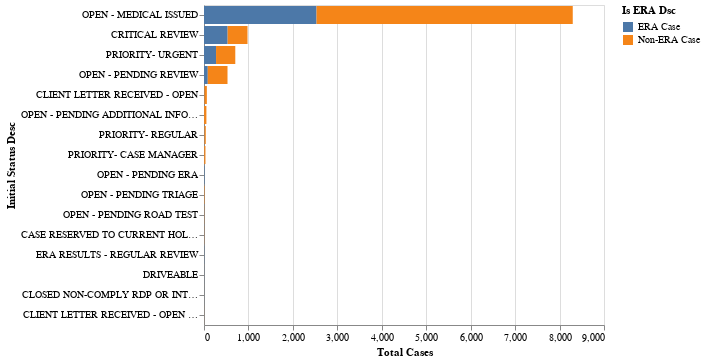

The notebook cell saved with this chart:
### Code cell
##hide_input


aggregation = {
    'Case Count': ('STATUS_COUNT','size'),
    'Total Status Change Count': ('STATUS_COUNT','sum')
}
case_summary_data_by_status_type = cases2018_df.groupby(['Is ERA Dsc','Initial Status Desc']) \
.agg(** aggregation).reset_index()

print(f"Total Case Count: {case_summary_data_by_status_type['Case Count'].sum():,.0f}" )
print(f"Total Status Change Count: {case_summary_data_by_status_type['Total Status Change Count'].sum():,.0f}" )

bar1 = alt.Chart(case_summary_data_by_status_type).mark_bar().encode(
    alt.X('sum(Case Count):Q', title="Total Cases"),
#    y= 'Initial Status Desc',
    y= alt.Y('Initial Status Desc',
        sort=alt.EncodingSortField(
            field="Case Count", op="sum",
            order="descending"
            )
        ),

    tooltip=['sum(Case Count):Q'],
    color='Is ERA Dsc'
)

bar1

### Figure 1 — Vega-Lite specification as saved in the notebook (floating-point values rounded to 4 significant figures)
{"config": {"view": {"continuousWidth": 400, "continuousHeight": 300}}, "data": {"name": "data-800a00505bd5b826a7d1adf3d9e0da8a"}, "mark": "bar", "encoding": {"color": {"type": "nominal", "field": "Is ERA Dsc"}, "tooltip": [{"type": "quantitative", "aggregate": "sum", "field": "Case Count"}], "x": {"type": "quantitative", "aggregate": "sum", "field": "Case Count", "title": "Total Cases"}, "y": {"type": "nominal", "field": "Initial Status Desc", "sort": {"field": "Case Count", "op": "sum", "order": "descending"}}}, "$schema": "https://vega.github.io/schema/vega-lite/v4.8.1.json", "datasets": {"data-800a00505bd5b826a7d1adf3d9e0da8a": [{"Is ERA Dsc": "ERA Case", "Initial Status Desc": "CASE RESERVED TO CURRENT HOLDER", "Case Count": 2, "Total Status Change Count": 11}, {"Is ERA Dsc": "ERA Case", "Initial Status Desc": "CLIENT LETTER RECEIVED - OPEN", "Case Count": 9, "Total Status Change Count": 55}, {"Is ERA Dsc": "ERA Case", "Initial Status Desc": "CLOSED NON-COMPLY RDP OR INTERLOCK", "Case Count": 1, "Total Status Change Count": 14}, {"Is ERA Dsc": "ERA Case", "Initial Status Desc": "CRITICAL REVIEW", "Case Count": 532, "Total Status Change Count": 3217}, {"Is ERA Dsc": "ERA Case", "Initial Status Desc": "DRIVEABLE", "Case Count": 2, "Total Status Change Count": 14}, {"Is ERA Dsc": "ERA Case", "Initial Status Desc": "ERA RESULTS - REGULAR REVIEW", "Case Count": 5, "Total Status Change Count": 12}, {"Is ERA Dsc": "ERA Case", "Initial Status Desc": "OPEN - MEDICAL ISSUED", "Case Count": 2532, "Total Status Change Count": 12964}, {"Is ERA Dsc": "ERA Case", "Initial Status Desc": "OPEN - PENDING ADDITIONAL INFORMATION", "Case Count": 3, "Total Status Change Count": 21}, {"Is ERA Dsc": "ERA Case", "Initial Status Desc": "OPEN - PENDING ERA", "Case Count": 11, "Total Status Change Count": 50}, {"Is ERA Dsc": "ERA Case", "Initial Status Desc": "OPEN - PENDING REVIEW", "Case Count": 85, "Total Status Change Count": 549}, {"Is ERA Dsc": "ERA Case", "Initial Status Desc": "OPEN - PENDING ROAD TEST", "Case Count": 4, "Total Status Change Count": 27}, {"Is ERA Dsc": "ERA Case", "Initial Status Desc": "OPEN - PENDING TRIAGE", "Case Count": 1, "Total Status Change Count": 8}, {"Is ERA Dsc": "ERA Case", "Initial Status Desc": "PRIORITY- CASE MANAGER", "Case Count": 5, "Total Status Change Count": 37}, {"Is ERA Dsc": "ERA Case", "Initial Status Desc": "PRIORITY- REGULAR", "Case Count": 10, "Total Status Change Count": 69}, {"Is ERA Dsc": "ERA Case", "Initial Status Desc": "PRIORITY- URGENT", "Case Count": 271, "Total Status Change Count": 1877}, {"Is ERA Dsc": "Non-ERA Case", "Initial Status Desc": "CASE RESERVED TO CURRENT HOLDER", "Case Count": 4, "Total Status Change Count": 18}, {"Is ERA Dsc": "Non-ERA Case", "Initial Status Desc": "CLIENT LETTER RECEIVED - OPEN", "Case Count": 55, "Total Status Change Count": 186}, {"Is ERA Dsc": "Non-ERA Case", "Initial Status Desc": "CLIENT LETTER RECEIVED - OPEN RDP", "Case Count": 1, "Total Status Change Count": 3}, {"Is ERA Dsc": "Non-ERA Case", "Initial Status Desc": "CRITICAL REVIEW", "Case Count": 447, "Total Status Change Count": 1710}, {"Is ERA Dsc": "Non-ERA Case", "Initial Status Desc": "OPEN - MEDICAL ISSUED", "Case Count": 5765, "Total Status Change Count": 15498}, {"Is ERA Dsc": "Non-ERA Case", "Initial Status Desc": "OPEN - PENDING ADDITIONAL INFORMATION", "Case Count": 51, "Total Status Change Count": 184}, {"Is ERA Dsc": "Non-ERA Case", "Initial Status Desc": "OPEN - PENDING REVIEW", "Case Count": 444, "Total Status Change Count": 1537}, {"Is ERA Dsc": "Non-ERA Case", "Initial Status Desc": "OPEN - PENDING ROAD TEST", "Case Count": 5, "Total Status Change Count": 10}, {"Is ERA Dsc": "Non-ERA Case", "Initial Status Desc": "OPEN - PENDING TRIAGE", "Case Count": 9, "Total Status Change Count": 23}, {"Is ERA Dsc": "Non-ERA Case", "Initial Status Desc": "PRIORITY- CASE MANAGER", "Case Count": 28, "Total Status Change Count": 82}, {"Is ERA Dsc": "Non-ERA Case", "Initial Status Desc": "PRIORITY- REGULAR", "Case Count": 30, "Total Status Change Count": 112}, {"Is ERA Dsc": "Non-ERA Case", "Initial Status Desc": "PRIORITY- URGENT", "Case Count": 433, "Total Status Change Count": 1766}]}}
